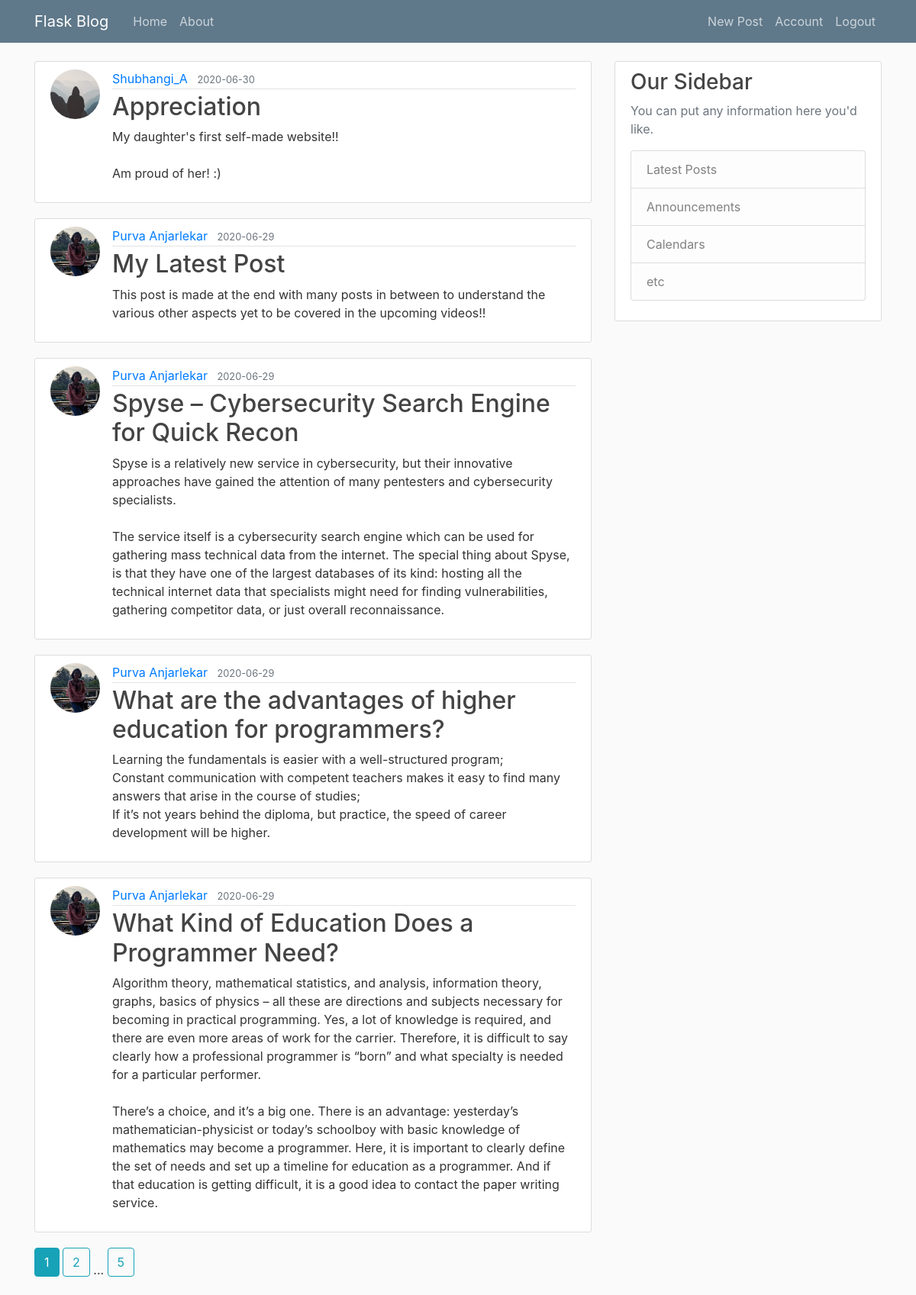
Screenshot of /home (signed in) with the database file from the repository.
### app/models.py (models this page shows, shortened)
class Post(db.Model):
    id = db.Column(db.Integer, primary_key = True)
    title = db.Column(db.String(150), nullable = False)
    date_posted = db.Column(db.DateTime, nullable = False, default = datetime.utcnow)
    content = db.Column(db.Text, nullable = False)
    user_id = db.Column(db.Integer, db.ForeignKey('user.id'), nullable = False)

class User(db.Model, UserMixin):
    id = db.Column(db.Integer, primary_key = True)
    username = db.Column(db.String(16), unique = True, nullable = False)
    email = db.Column(db.String(116), unique = True, nullable = False)
    image_file = db.Column(db.String(25), nullable = False, default = 'default.jpg')
    password = db.Column(db.String(60), nullable = False)
    posts = db.relationship('Post', backref='author', lazy=True)

### app/main/routes.py (the view)
@main.route("/")
@main.route("/home")
def home():
    page = request.args.get('page', 1, type=int)
    posts = Post.query.order_by(Post.date_posted.desc()).paginate(page=page, per_page=5)
    return render_template('home.html', posts=posts)

### app/models.py (called while the page is built)
@login_manager.user_loader
def load_user(user_id):
    return User.query.get(int(user_id))

### app/templates/home.html
{% extends "layout.html" %}
    {% block content %}
        {% for post in posts.items %}
        <article class="media content-section">
          <img class="rounded-circle article-img" src="{{ url_for ('static', filename='profile_pics/' + post.author.image_file)}}" >
            <div class="media-body">
              <div class="article-metadata">
                <a class="mr-2" href="{{ url_for('users.user_posts', username=post.author.username) }}">{{ post.author.username }}</a>
                <small class="text-muted">{{ post.date_posted.strftime('%Y-%m-%d') }}</small>
              </div>
              <h2><a class="article-title" href="{{ url_for('posts.post', post_id = post.id) }}">{{ post.title }}</a></h2>
              <p class="article-content">{{ post.content }}</p>
            </div>
          </article>
        {% endfor %}
        {% for page_num in posts.iter_pages(left_edge=1, left_current=1, right_edge=1, right_current=2) %}
          {% if page_num %}
            {% if posts.page == page_num %}
              <a class="btn btn-info mb-4" href="{{ url_for('main.home', page=page_num) }}">{{ page_num }}</a>
            {% else %}
            <a class="btn btn-outline-info mb-4" href="{{ url_for('main.home', page=page_num) }}">{{ page_num }}</a>
            {% endif %}
          {% else %}
           ...
          {% endif %}
        {% endfor %}
    {% endblock content %}

### app/static/main.css (style rules this page uses)
body { background: #fafafa; color: #333333; margin-top: 5rem; }
h1, h2, h3, h4, h5, h6 { color: #444444; }
.content-section { background: #ffffff; padding: 10px 20px; border: 1px solid #dddddd; border-radius: 3px; margin-bottom: 20px; }
.article-title { color: #444444; }
.article-content { white-space: pre-line; }
.article-img { height: 65px; width: 65px; margin-right: 16px; }
.article-metadata { padding-bottom: 1px; margin-bottom: 4px; border-bottom: 1px solid #e3e3e3 }

### rows the page displays
Post: image_file (placeholder picture), author.username "Shubhangi_A", date_posted "2020-06-30", title "Appreciation", content "My daughter's first self-made website!! Am proud of her! :)"
Post: image_file (picture), author.username "Purva Anjarlekar", date_posted "2020-06-29", title "My Latest Post", content "This post is made at the end with many posts in between to understand the various other aspects yet to be covered in the upcoming videos!!"
Post: image_file (picture), author.username "Purva Anjarlekar", date_posted "2020-06-29", title "Spyse – Cybersecurity Search Engine for Quick Recon", content "Spyse is a relatively new service in cybersecurity, but their innovative approaches have gained the attention of many pentesters and cybersecurity specialists. The service itself is a cybersecurity search engine which can be used for gathering mass technical data from the internet. The special thing about Spyse, is that they have one of the largest databases of its kind: hosting all the technical internet data that specialists might need for finding vulnerabilities, gathering competitor data, or just overall reconnaissance."
Post: image_file (picture), author.username "Purva Anjarlekar", date_posted "2020-06-29", title "What are the advantages of higher education for programmers?", content "Learning the fundamentals is easier with a well-structured program; Constant communication with competent teachers makes it easy to find many answers that arise in the course of studies; If it’s not years behind the diploma, but practice, the speed of career development will be higher."
Post: image_file (picture), author.username "Purva Anjarlekar", date_posted "2020-06-29", title "What Kind of Education Does a Programmer Need?", content "Algorithm theory, mathematical statistics, and analysis, information theory, graphs, basics of physics – all these are directions and subjects necessary for becoming in practical programming. Yes, a lot of knowledge is required, and there are even more areas of work for the carrier. Therefore, it is difficult to say clearly how a professional programmer is “born” and what specialty is needed for a particular performer. There’s a choice, and it’s a big one. There is an advantage: yesterday’s mathematician-physicist or today’s schoolboy with basic knowledge of mathematics may become a programmer. Here, it is important to clearly define the set of needs and set up a timeline for education as a…"

### other values shown
{{ page_num }} "1"
{{ page_num }} "2" "5"
